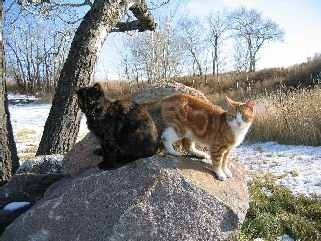
%> input picture DIP Task 6/two_cats.jpg, 321 x 241 px
$ octave lab06.m   (GNU Octave 9; MATLAB toolbox functions it lacks are replaced by stand-ins)
%> lines starting %> are read from the running program, lines starting %| are printed output that depends on the picture
clc;clear all;close all;

i = imread('two_cats.jpg');
%> i is the input picture: size 241x321x3 uint8; mean R, G, B 132.7, 133.7, 132
hsv = rgb2hsv(i);
%> hsv: size 241x321x3 double; mean H, S, V 0.376, 0.185, 0.564
h = hsv(:,:,1);
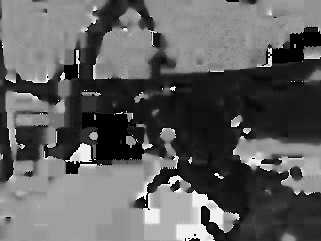
%> h: size 241x321 double; min 0, max 0.992, mean 0.376
s = hsv(:,:,2);
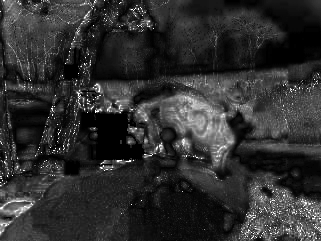
%> s: size 241x321 double; min 0, max 1, mean 0.185
gray = rgb2gray(i);
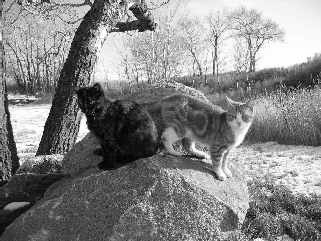
%> gray: size 241x321 uint8; min 0, max 255, mean 133.2
[Gx,Gy] = imgradientxy(gray);
figure(1);
imshow(Gx);
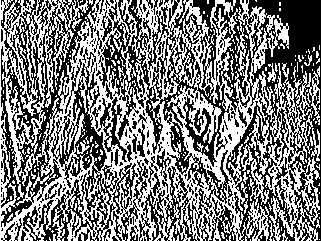
%> displayed picture: size 241x321, on the screen's scale of 0 to 255; 48.8% white in thin lines or dots
figure(2);
imshow(Gy);
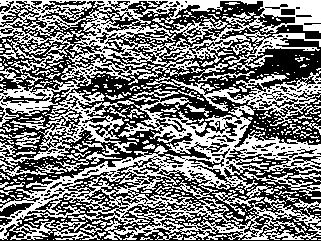
%> displayed picture: size 241x321, on the screen's scale of 0 to 255; 47.8% white in thin lines or dots
out = Gx + Gy;
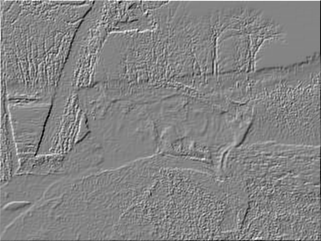
%> out: size 241x321 double; min -1306, max 1210, mean -0.8; drawn with min black and max white
figure(3);
imshow(out);
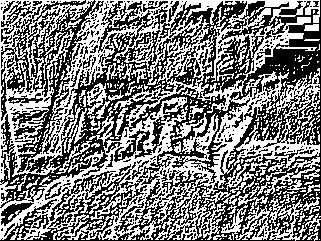
%> displayed picture: size 241x321, on the screen's scale of 0 to 255; 48.9% white in thin lines or dots
